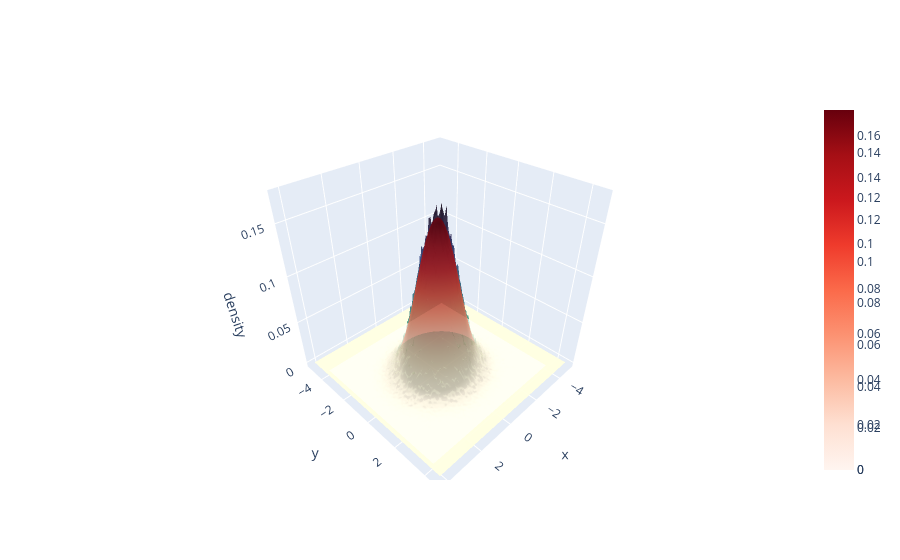

Notebook code cell kept with this figure:
### Code cell
mu = [0, 0]
cov = np.array([
    [1, 0.0],
    [0.0, 1]
])

samples = np.random.randn(500_000, 2) @ cov + mu

hist, xedges, yedges = np.histogram2d(samples[:, 0], samples[:, 1], bins=100, density=True)
xpos, ypos = np.meshgrid(xedges[:-1], yedges[:-1])

X, y = np.meshgrid(np.linspace(-4, 4, 100), np.linspace(-4, 4, 100))
pos = np.dstack((X, y))
rv = multivariate_normal(mu, cov)
Z = rv.pdf(pos)

fig = go.Figure()

fig.add_trace(go.Surface(
    x=xpos, y=ypos, z=hist.T, opacity=0.75, colorscale='deep'
))

fig.add_trace(go.Surface(
    x=X, y=y, z=Z,
    colorscale='Reds',
    opacity=0.6,
    name='Density'
))

fig.update_layout(
    scene=dict(
        zaxis_title='density'
    )
)
fig.show()

### Figure 1 — Plotly figure (JSON) as saved in the notebook; plotly's stock layout.template omitted (floating-point values rounded to 4 significant figures; data arrays with more than 128 entries replaced by an {"elided": "..."} marker saying what was removed)
{"data": [{"colorscale": [[0, "rgb(253, 253, 204)"], [0.09091, "rgb(206, 236, 179)"], [0.1818, "rgb(156, 219, 165)"], [0.2727, "rgb(111, 201, 163)"], [0.3636, "rgb(86, 177, 163)"], [0.4545, "rgb(76, 153, 160)"], [0.5455, "rgb(68, 130, 155)"], [0.6364, "rgb(62, 108, 150)"], [0.7273, "rgb(62, 82, 143)"], [0.8182, "rgb(64, 60, 115)"], [0.9091, "rgb(54, 43, 77)"], [1, "rgb(39, 26, 44)"]], "opacity": 0.75, "type": "surface", "x": {"elided": "100x100 float values"}, "y": {"elided": "100x100 float values"}, "z": {"elided": "100x100 float values"}}, {"colorscale": [[0, "rgb(255,245,240)"], [0.125, "rgb(254,224,210)"], [0.25, "rgb(252,187,161)"], [0.375, "rgb(252,146,114)"], [0.5, "rgb(251,106,74)"], [0.625, "rgb(239,59,44)"], [0.75, "rgb(203,24,29)"], [0.875, "rgb(165,15,21)"], [1, "rgb(103,0,13)"]], "name": "Density", "opacity": 0.6, "type": "surface", "x": {"elided": "100x100 float values"}, "y": {"elided": "100x100 float values"}, "z": {"elided": "100x100 float values"}}], "layout": {"scene": {"zaxis": {"title": {"text": "density"}}}}}
